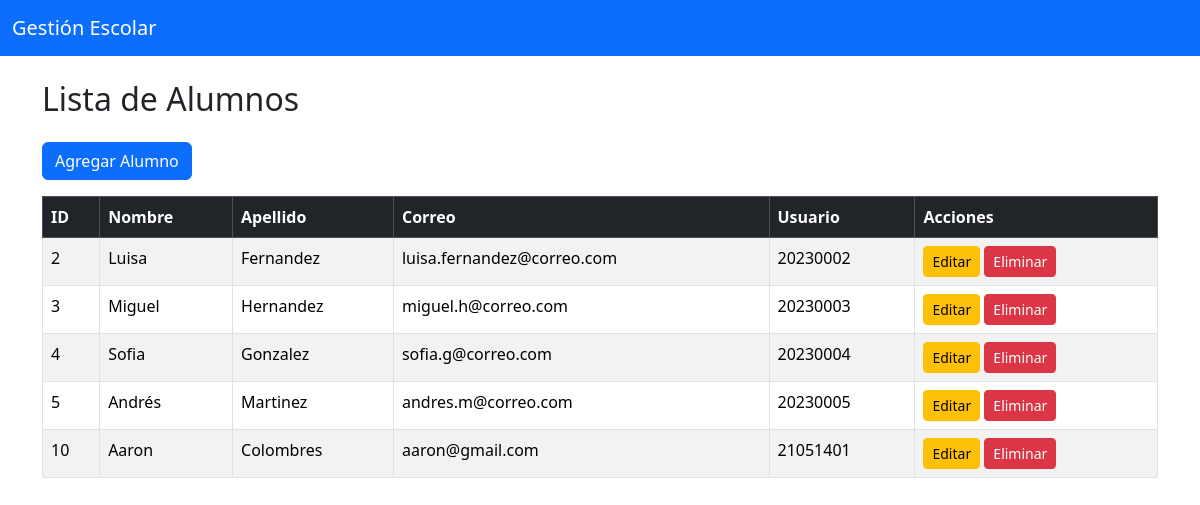
/admin/alumnos/index.php, run on the app's committed database.
### tables this page shows
CREATE TABLE alumnos (
    id INT AUTO_INCREMENT PRIMARY KEY,
    nombre VARCHAR(100),
    apellido VARCHAR(100),
    fecha_nacimiento DATE,
    direccion VARCHAR(255),
    telefono VARCHAR(20),
    correo VARCHAR(100),
    usuario_id INT,
    FOREIGN KEY (usuario_id) REFERENCES usuarios(id) ON DELETE CASCADE
);

CREATE TABLE usuarios (
    id INT AUTO_INCREMENT PRIMARY KEY,
    username VARCHAR(50) NOT NULL UNIQUE,
    password VARCHAR(255) NOT NULL,
    rol ENUM('admin','alumno') NOT NULL
);

### admin/alumnos/index.php (the view, shortened to what this page needs)
<?php
include '../../includes/db.php';
include '../../includes/header.php';
?>
<h2 class="mb-4">Lista de Alumnos</h2>
<a href="crear.php" class="btn btn-primary mb-3">Agregar Alumno</a>
<table class="table table-bordered table-striped">
    <thead class="table-dark">
        <tr>
            <th>ID</th>
            <th>Nombre</th>
            <th>Apellido</th>
            <th>Correo</th>
            <th>Usuario</th>
            <th>Acciones</th>
        </tr>
    </thead>
    <tbody>
    <?php
    try {
        $stmt = $pdo->query("
            SELECT a.id, a.nombre, a.apellido, a.correo, u.username
            FROM alumnos a
            LEFT JOIN usuarios u ON a.usuario_id = u.id
        ");
        while ($row = $stmt->fetch()) {
    ?>
            <tr>
                <td><?= $row['id'] ?></td>
                <td><?= $row['nombre'] ?></td>
                <td><?= $row['apellido'] ?></td>
                <td><?= $row['correo'] ?></td>
                <td><?= $row['username'] ?? 'Sin usuario' ?></td>
                <td>
                    <a href="editar.php?id=<?= $row['id'] ?>" class="btn btn-warning btn-sm">Editar</a>
                    <a href="eliminar.php?id=<?= $row['id'] ?>" class="btn btn-danger btn-sm" onclick="return confirm('¿Eliminar alumno?')">Eliminar</a>
                </td>
            </tr>
    <?php
        }
    } catch (Exception $e) {
        echo "<tr><td colspan='6'>Error en la consulta: " . $e->getMessage() . "</td></tr>";
    }
    ?>
    </tbody>
</table>
<?php include '../../includes/footer.php'; ?>

### includes/header.php (shortened to what this page needs)
<!DOCTYPE html>
<html lang="es">
<head>
    <link href="/proyecto_final/includes/bootstrap.css" rel="stylesheet">
</head>
<body>
    <nav class="navbar navbar-expand-lg navbar-dark bg-primary mb-4">
        <div class="container-fluid">
            <a class="navbar-brand" href="/proyecto_final/admin/index.php">Gestión Escolar</a>
        </div>
    </nav>
    <div class="container">

### includes/footer.php (shortened to what this page needs)
    </div>
</body>
</html>

### data on the page
alumnos: id "2", nombre "Luisa", apellido "Fernandez", correo "luisa.fernandez@correo.com", usuario.username "20230002"
alumnos: id "3", nombre "Miguel", apellido "Hernandez", correo "miguel.h@correo.com", usuario.username "20230003"
alumnos: id "4", nombre "Sofia", apellido "Gonzalez", correo "sofia.g@correo.com", usuario.username "20230004"
alumnos: id "5", nombre "Andrés", apellido "Martinez", correo "andres.m@correo.com", usuario.username "20230005"
alumnos: id "10", nombre "Aaron", apellido "Colombres", correo "aaron@gmail.com", usuario.username "21051401"
